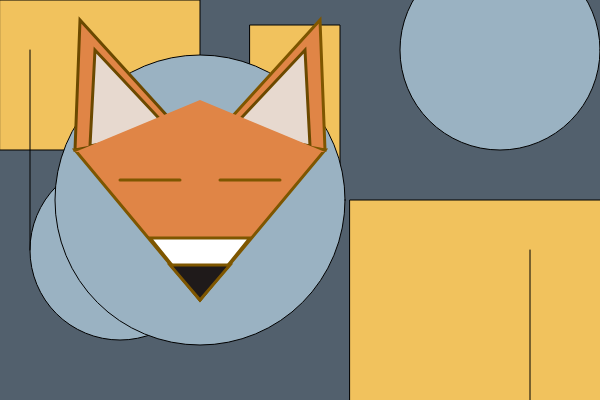
Frame 1 (no input)
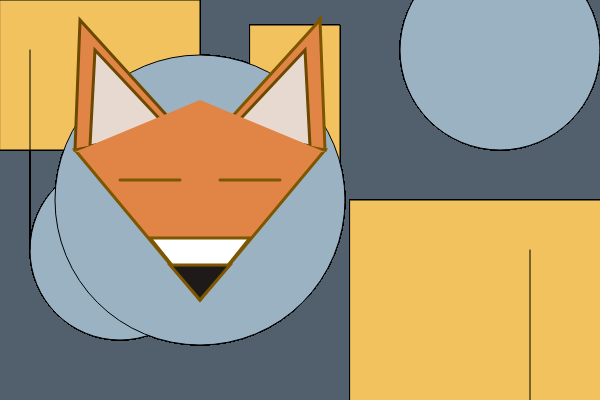
Frame 60 (no input)
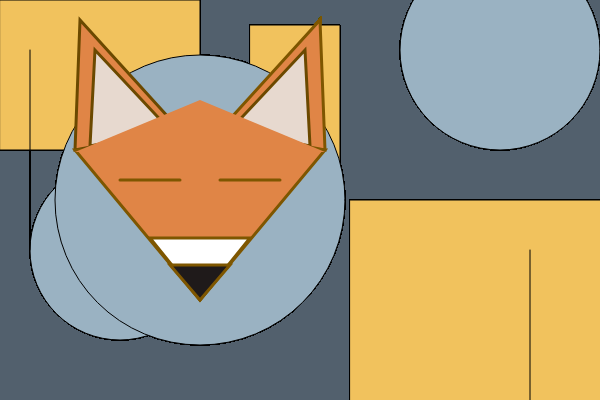
Frame 120 (the mouse pressed at the canvas centre since frame 60)

The p5.js sketch that drew these frames (run headless with seeded random() and noise() and a simulated clock; from frame 60 on, the mouse is pressed at the canvas centre):

// p5.js sketch
// ── sketch.js
function setup() {
  createCanvas(600, 400);
  background('#52606D');
}
function draw() {

  stroke('#000000');
  strokeWeight(1);
  
//배경
  
  fill('#F1C25D');
  rect(0, 0, 200, 150);

  fill('#F1C25D');
  rect(250,25, 90,150); 

  fill('#9AB2C2');
  circle(120, 250, 180);
  
  fill('#9AB2C2');
  circle(200, 200, 290);
  
  line(30, 50, 30, 250);
  
  
  fill('#F1C25D');
  rect(350, 200, 400, 400); 
  
  fill('#9AB2C2');
  circle(500, 50, 200); 
  
  line(530, 400, 530, 250);
  

  // 귀
  stroke('#6B4900');
  strokeWeight(3);
  fill('#E08546');
  triangle(80, 20, 75, 150, 180, 130);

  stroke('#6B4900');
  strokeWeight(3);
  fill('#E7D9CF');
  triangle(95, 50, 90, 146, 170, 130);

  stroke('#7E5600');
  strokeWeight(3);
  fill('#E08546');
  triangle(320, 20, 325, 150, 220, 130);

  stroke('#6B4900');
  strokeWeight(3);
  fill('#E7D9CF');
  triangle(305, 50, 310, 146, 230, 130);

  // 얼굴
  stroke('#7E5600');
  strokeWeight(3);
  fill('#E08546');
  triangle(200, 300, 75, 150, 325, 150);

  stroke('#7E5600');
  strokeWeight(0);
  fill('#E08546');
  triangle(200, 100, 75, 152, 325, 152);

  // 눈
  stroke('#7E5600');
  strokeWeight(3);
  line(120, 180, 180, 180);

  stroke('#7E5600');
  strokeWeight(3);
  line(280, 180, 220, 180);

  // 코
  stroke('#7E5600');
  strokeWeight(3);
  fill('#FFFFFF');
  triangle(200, 300, 150, 238, 250, 238);

  stroke('#7E5600');
  strokeWeight(3);
  fill('#1F1A1A');
  triangle(200, 300, 170, 265, 230, 265);  
  
  
}
